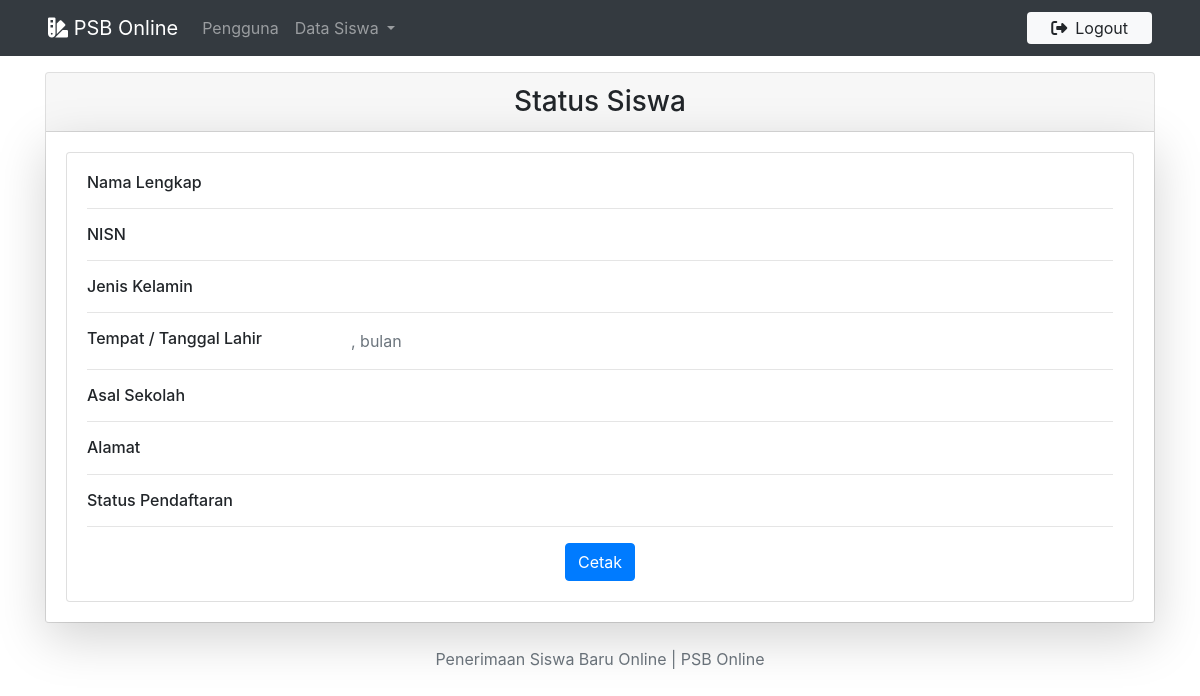
The app's page /status.php (signed in), older data.
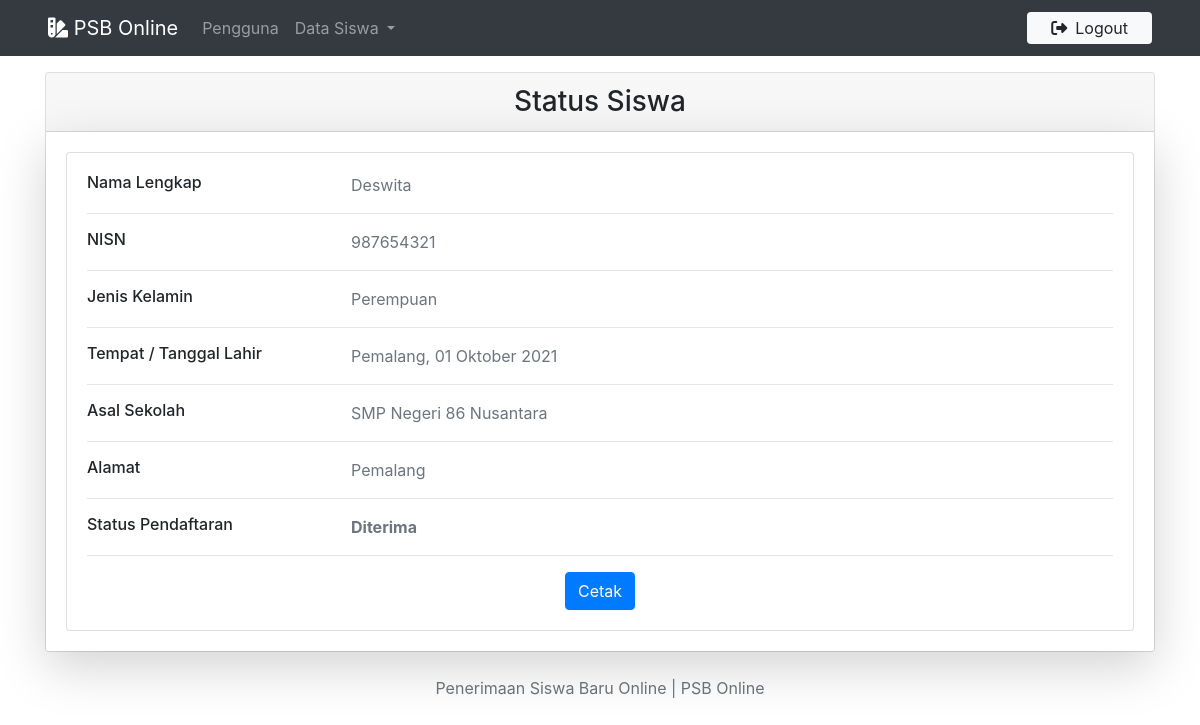
The same page, newer data.
### tables this page shows
CREATE TABLE `pendaftaran` (
  `id` varchar(5) NOT NULL,
  `nama` varchar(25) NOT NULL,
  `nisn` varchar(16) NOT NULL,
  `jenis_kelamin` varchar(10) NOT NULL,
  `tempat_lahir` varchar(60) NOT NULL,
  `tanggal_lahir` date NOT NULL,
  `asal_sekolah` varchar(100) NOT NULL,
  `alamat` varchar(250) NOT NULL,
  `status` varchar(20) NOT NULL
);

### status.php (the view, shortened to what this page needs)
<?php
include 'koneksi.php';
if(isset($_SESSION['sesi'])){
    include 'header.php';
    $query = mysqli_query($db, "SELECT * FROM pendaftaran WHERE id='$_SESSION[sesi]'");
    $data = mysqli_fetch_array($query);
    function tanggal_indo($tanggal){
    	$bulan = [  'bulan',
                    'Januari',
                    'Februari',
                    'Maret',
                    'April',
                    'Mei',
                    'Juni',
                    'Juli',
                    'Agustus',
                    'September',
                    'Oktober',
                    'November',
                    'Desember'
                ];
        $split = explode('-', $tanggal);
        return $split[2] . ' ' . $bulan[ (int)$split[1] ] . ' ' . $split[0];
    }
?>
<div class="container py-3">
    <div class="card">
        <h3 class="card-header text-center">
            Status Siswa
        </h3>
        <div class="card-body o-hidden border-0 shadow-lg ">
            <div class="card">
                <div class="card-body">
                    <div class="row">
                        <div class="col-sm-3">
                            <h6 class="mb-0">Nama Lengkap</h6>
                        </div>
                    <div class="col-sm-9 text-secondary">
                        <?php echo $data['nama']; ?>
                    </div>
                </div>
                <hr>
                <div class="row">
                    <div class="col-sm-3">
                        <h6 class="mb-0">NISN</h6>
                    </div>
                    <div class="col-sm-9 text-secondary">
                        <?php echo $data['nisn']; ?>
                    </div>
                </div>
                <hr>
                <div class="row">
                    <div class="col-sm-3">
                        <h6 class="mb-0">Jenis Kelamin</h6>
                    </div>
                    <div class="col-sm-9 text-secondary">
                        <?php echo $data['jenis_kelamin']; ?>
                    </div>
                </div>
                <hr>
                <div class="row">
                    <div class="col-sm-3">
                        <h6 class="mb-0">Tempat / Tanggal Lahir</h6>
                    </div>
                    <div class="col-sm-9 text-secondary">
                        <?php echo  $data['tempat_lahir'] .  ", " . tanggal_indo($data['tanggal_lahir']); ?>
                    </div>
                </div>
                <hr>
                <div class="row">
                    <div class="col-sm-3">
                        <h6 class="mb-0">Asal Sekolah</h6>
                    </div>
                    <div class="col-sm-9 text-secondary">
                        <?php echo $data['asal_sekolah']; ?>
                    </div>
                </div>
                <hr>
                <div class="row">
                    <div class="col-sm-3">
                        <h6 class="mb-0">Alamat</h6>
                    </div>
                    <div class="col-sm-9 text-secondary">
                        <?php echo $data['alamat']; ?>
                    </div>
                </div>
                <hr>
                <div class="row">
                    <div class="col-sm-3">
                        <h6 class="mb-0">Status Pendaftaran</h6>
                    </div>
                    <div class="col-sm-9 text-secondary font-weight-bold">
                        <?php echo $data['status']; ?>
                    </div>
                </div>
                <hr>
                <div class="row  justify-content-center">
                    <a target="_blank" href="cetak_status.php" class="btn btn-primary">Cetak</a>
                </div>
            </div>
        </div>
    </div>
</div>
<?php
    include 'footer.php';
} else {
    echo "<script>
            alert('Silahkan Login Terlebih Dahulu!');
            window.location = 'login.php';
        </script>";
}
?>

Row changes from the older to the newer data that the page shows:
added pendaftaran: nama "Deswita", nisn "987654321", jenis_kelamin "Perempuan", tempat_lahir "Pemalang", tanggal_lahir "01 Oktober 2021", asal_sekolah "SMP Negeri 86 Nusantara", alamat "Pemalang", status "Diterima"
Text that changed along with them:
tanggal_indo($data['tanggal_lahir']): "bulan" → (not shown)
